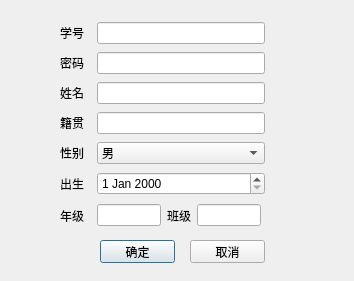
<?xml version="1.0" encoding="UTF-8"?>
<ui version="4.0">
 <class>pwdDialog</class>
 <widget class="QDialog" name="pwdDialog">
  <property name="geometry">
   <rect>
    <x>0</x>
    <y>0</y>
    <width>354</width>
    <height>281</height>
   </rect>
  </property>
  <property name="windowTitle">
   <string>信息添加\修改</string>
  </property>
  <widget class="QPushButton" name="pushButton">
   <property name="geometry">
    <rect>
     <x>100</x>
     <y>240</y>
     <width>75</width>
     <height>23</height>
    </rect>
   </property>
   <property name="text">
    <string>确定</string>
   </property>
  </widget>
  <widget class="QPushButton" name="pushButton_2">
   <property name="geometry">
    <rect>
     <x>190</x>
     <y>240</y>
     <width>75</width>
     <height>23</height>
    </rect>
   </property>
   <property name="text">
    <string>取消</string>
   </property>
  </widget>
  <widget class="QWidget" name="gridLayoutWidget">
   <property name="geometry">
    <rect>
     <x>60</x>
     <y>20</y>
     <width>291</width>
     <height>180</height>
    </rect>
   </property>
   <layout class="QGridLayout" name="gridLayout">
    <item row="1" column="0">
     <widget class="QLabel" name="label_2">
      <property name="text">
       <string>密码</string>
      </property>
     </widget>
    </item>
    <item row="5" column="0">
     <widget class="QLabel" name="label_name_3">
      <property name="text">
       <string>出生</string>
      </property>
     </widget>
    </item>
    <item row="2" column="0">
     <widget class="QLabel" name="label_3">
      <property name="text">
       <string>姓名</string>
      </property>
     </widget>
    </item>
    <item row="0" column="2">
     <widget class="QLabel" name="label_no">
      <property name="sizePolicy">
       <sizepolicy hsizetype="Minimum" vsizetype="Preferred">
        <horstretch>0</horstretch>
        <verstretch>0</verstretch>
       </sizepolicy>
      </property>
      <property name="minimumSize">
       <size>
        <width>80</width>
        <height>0</height>
       </size>
      </property>
      <property name="text">
       <string/>
      </property>
     </widget>
    </item>
    <item row="5" column="1">
     <widget class="QDateEdit" name="dateEdit"/>
    </item>
    <item row="0" column="1">
     <widget class="QLineEdit" name="stuno">
      <property name="placeholderText">
       <string/>
      </property>
     </widget>
    </item>
    <item row="3" column="1">
     <widget class="QLineEdit" name="region">
      <property name="placeholderText">
       <string/>
      </property>
     </widget>
    </item>
    <item row="3" column="2">
     <widget class="QLabel" name="label_region">
      <property name="text">
       <string/>
      </property>
     </widget>
    </item>
    <item row="1" column="2">
     <widget class="QLabel" name="label_pwd">
      <property name="text">
       <string/>
      </property>
     </widget>
    </item>
    <item row="2" column="2">
     <widget class="QLabel" name="label_name">
      <property name="sizePolicy">
       <sizepolicy hsizetype="Preferred" vsizetype="Maximum">
        <horstretch>0</horstretch>
        <verstretch>0</verstretch>
       </sizepolicy>
      </property>
      <property name="text">
       <string/>
      </property>
     </widget>
    </item>
    <item row="4" column="0">
     <widget class="QLabel" name="label_name_2">
      <property name="text">
       <string>性别</string>
      </property>
     </widget>
    </item>
    <item row="2" column="1">
     <widget class="QLineEdit" name="name">
      <property name="placeholderText">
       <string/>
      </property>
     </widget>
    </item>
    <item row="4" column="1">
     <widget class="QComboBox" name="comboBox">
      <property name="layoutDirection">
       <enum>Qt::LeftToRight</enum>
      </property>
      <property name="duplicatesEnabled">
       <bool>true</bool>
      </property>
      <item>
       <property name="text">
        <string>男</string>
       </property>
      </item>
      <item>
       <property name="text">
        <string>女</string>
       </property>
      </item>
     </widget>
    </item>
    <item row="4" column="2">
     <widget class="QLabel" name="label_sex">
      <property name="text">
       <string/>
      </property>
     </widget>
    </item>
    <item row="0" column="0">
     <widget class="QLabel" name="label">
      <property name="sizePolicy">
       <sizepolicy hsizetype="Minimum" vsizetype="Preferred">
        <horstretch>0</horstretch>
        <verstretch>0</verstretch>
       </sizepolicy>
      </property>
      <property name="minimumSize">
       <size>
        <width>31</width>
        <height>0</height>
       </size>
      </property>
      <property name="text">
       <string>学号</string>
      </property>
     </widget>
    </item>
    <item row="3" column="0">
     <widget class="QLabel" name="label_4">
      <property name="text">
       <string>籍贯</string>
      </property>
     </widget>
    </item>
    <item row="1" column="1">
     <widget class="QLineEdit" name="pwd">
      <property name="placeholderText">
       <string/>
      </property>
     </widget>
    </item>
   </layout>
  </widget>
  <widget class="QWidget" name="horizontalLayoutWidget">
   <property name="geometry">
    <rect>
     <x>60</x>
     <y>200</y>
     <width>201</width>
     <height>30</height>
    </rect>
   </property>
   <layout class="QHBoxLayout" name="horizontalLayout">
    <property name="topMargin">
     <number>1</number>
    </property>
    <item>
     <widget class="QLabel" name="label_name_6">
      <property name="minimumSize">
       <size>
        <width>31</width>
        <height>0</height>
       </size>
      </property>
      <property name="text">
       <string>年级</string>
      </property>
     </widget>
    </item>
    <item>
     <widget class="QLineEdit" name="grade"/>
    </item>
    <item>
     <widget class="QLabel" name="label_name_5">
      <property name="text">
       <string>班级</string>
      </property>
     </widget>
    </item>
    <item>
     <widget class="QLineEdit" name="classes"/>
    </item>
   </layout>
  </widget>
  <widget class="QLabel" name="label_grade">
   <property name="geometry">
    <rect>
     <x>269</x>
     <y>200</y>
     <width>81</width>
     <height>20</height>
    </rect>
   </property>
   <property name="text">
    <string/>
   </property>
  </widget>
 </widget>
 <tabstops>
  <tabstop>stuno</tabstop>
  <tabstop>pwd</tabstop>
  <tabstop>name</tabstop>
  <tabstop>region</tabstop>
  <tabstop>comboBox</tabstop>
  <tabstop>dateEdit</tabstop>
  <tabstop>grade</tabstop>
  <tabstop>classes</tabstop>
  <tabstop>pushButton</tabstop>
  <tabstop>pushButton_2</tabstop>
 </tabstops>
 <resources/>
 <connections/>
</ui>
